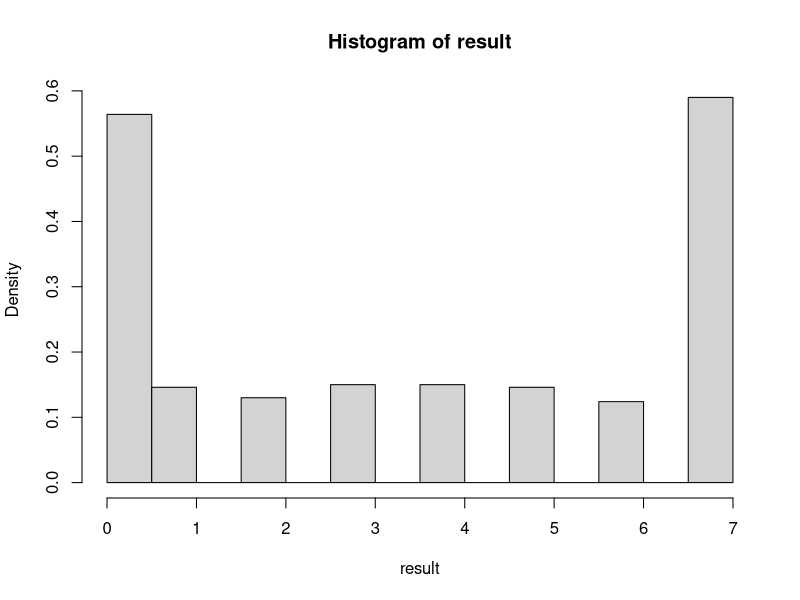
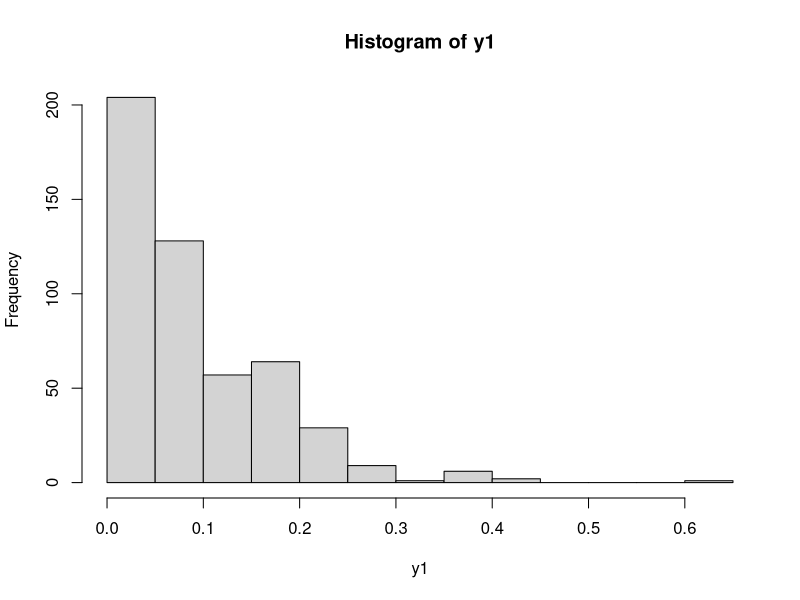
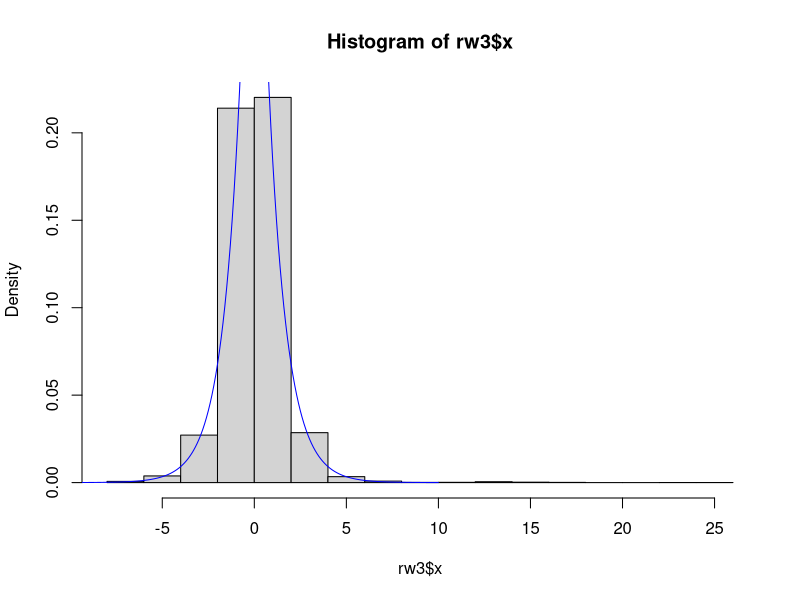

The R script that drew these images, in order:
# Problem 1

# (a) 

# This function updates a single state
update_inner <- function(state, beta){
  if (state != 0 && state != 7){
    state <- sample(c(0, 7), 1, prob = c(0.5,0.5))
  } else {
    p1 <- 0.5 * (1 - 3*exp(-4*beta))
    p2 <- 0.5 *exp(-4*beta)
    
    state <- sample((0:7), 1, prob = c(p1, p2, p2, p2, p2, p2, p2, p1))
  }
  return(state)
}

# This function applies the update to a vector of states
update <- function(state, beta){
  return(sapply(state, update_inner, beta))
}

beta = 1/3
p1 <- 0.5 * (1 - 3*exp(-4*beta))
p2 <- 0.5 *exp(-4*beta)

probs <- c(p1, p2, p2, p2, p2, p2, p2, p1)

# This function runs 
run <- function(m, t, beta) {
  states <- rep(7, m)
  for (i in seq_len(t)){
    states <- update(states, beta)
  }
  return(states)
}

result <- run(1000, 1000, 1/3)
hist(result, prob = TRUE)

# (b) 
# The exact boltzmann probabilities are given by (1/Z) * exp(-E_u/beta)

# Let us first calculate Z
Z <- 2 * exp(3/beta) + 6 * exp(-1/beta)

p_ground <- exp(3 / beta)
p_higher <- exp(-1 / beta)

exact <- 1/Z * c(p_ground, p_higher, p_higher, p_higher, p_higher, p_higher, p_higher, p_ground)

#plot(exact)


# Problem 2

laplace <- function(x, b) {
  return((0.5 * (1 / b)) * exp(-abs(x)/b))
}

m <- 100000
sigma <- 0.1
x <- numeric(m)
x[1] <- rchisq(1, df=1)
k <- 0
u <- runif(m)

for (i in 2:m) {
  xt <- x[i - 1]
  y <- rchisq(1, df = xt)
  num <- laplace(y, b=sigma) * dchisq(xt, df = y)
  den <- laplace(xt, b=sigma) * dchisq(y, df = xt)
  if (u[i] <= num / den) x[i] <- y else {
    x[i] <- xt
    k <- k + 1
  }
}

index <- 5000:5500
y1 <- x[index]
# plot(index, y1, type="l", main="", ylab="x")
hist(y1)


# Metropolis Random Walk

laplace <- function(x) { return (0.5*exp(-abs(x)));}
N <- 2000
sigma <- c(.05, .5, 2, 16)
x0 <- 25

rw.Metropolis2 <- function(sigma, x0, N) { 
  x <- numeric(N)
  x[1] <- x0
  u <- runif(N)
  k <- 0
  for (i in 2:N) {
    y <- rnorm(1, x[i-1], sigma)
    if (u[i] <= (laplace(y) / laplace(x[i-1]))) 
      x[i]<-y 
    else{
      x[i] <- x[i-1]
      k <- k + 1 
    }
  }
  return(list(x=x, k=k)) 
}

n <- 4 #degrees of freedom for target Student t dist. 
N <- 10000
sigma <- c(.05, .5, 2, 16)
x0 <- 25
rw1 <- rw.Metropolis2(sigma[1], x0, N) 
rw2 <- rw.Metropolis2(sigma[2], x0, N) 
rw3 <- rw.Metropolis2(sigma[3], x0, N) 
rw4 <- rw.Metropolis2(sigma[4], x0, N)
hist(rw3$x, prob=TRUE)
y <- seq(-10, 10, .1)
lines(y, laplace(y), col="blue")
